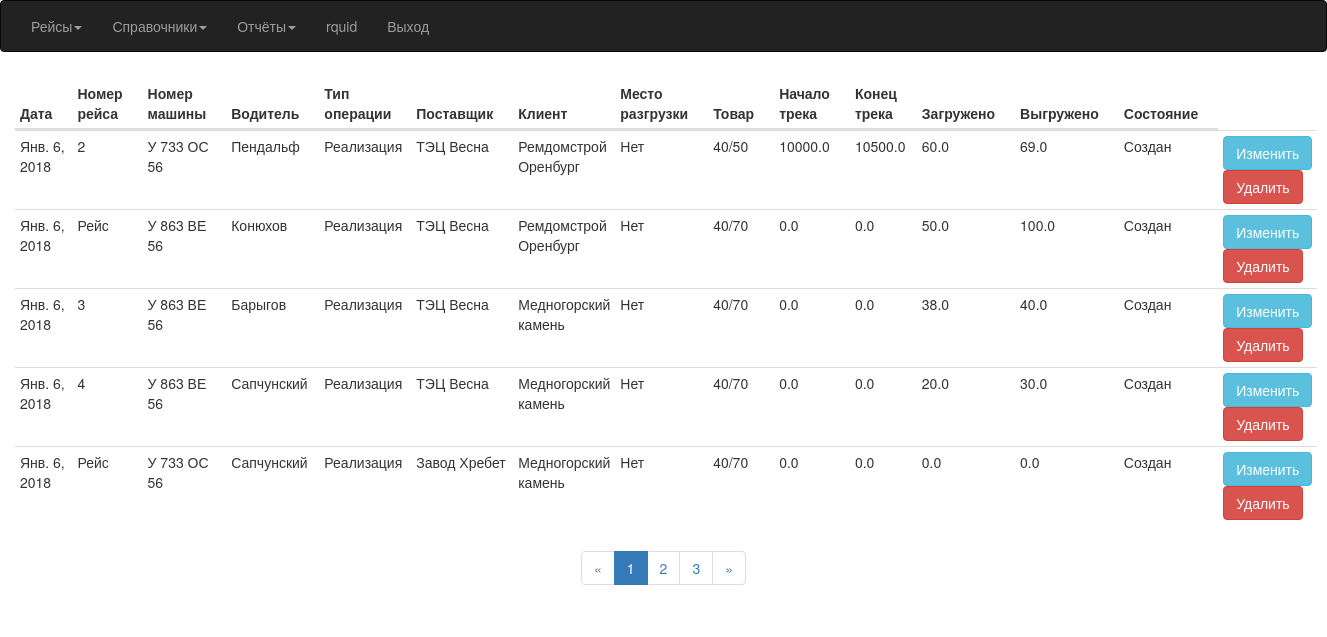
/RaceAll (signed in), run on the app's committed database.
### Avtoregion/models.py (models this page shows, shortened)
class Race(models.Model):
    CREATE = 'Создан'
    LOAD = 'Загружен'
    UNLOAD = 'Выгружен'
    FINISH = 'Закончен'
    END = 'Проведен'
    ACCIDENT = 'Авария'
    STATE = (
        (CREATE, 'Создан'),
        (LOAD, 'Зазгружен'),
        (UNLOAD, 'Выгружен'),
        (FINISH, 'Закончена'),
        (END, 'Проведена'),
        (ACCIDENT, 'Авария'),
    )
    TYPE = (
        ('Реализация', 'Реализация'),
        ('Услуга', 'Услуга')
    )
    id_race = models.AutoField(primary_key=True)
    name_race = models.CharField(max_length=5, default='Рейс')
    race_date = models.DateField(default=date.today)
    car = models.ForeignKey(Car)
    driver = models.ForeignKey(Driver)
    type_ship = models.CharField(default=TYPE[0], choices=TYPE, max_length=10)
    supplier = models.ForeignKey(Supplier)
    customer = models.ForeignKey(Customer)
    shipment = models.ForeignKey(Shipment, null=True, blank=True)
    product = models.ForeignKey(Product)
    mediator = models.ForeignKey(Mediator, null=True, blank=True)
    s_milage = models.FloatField(default=0)
    e_milage = models.FloatField(default=0)
    weight_load = models.FloatField(default=0)
    weight_unload = models.FloatField(default=0)
    comm = models.TextField(null=True, blank=True)
    state = models.CharField(default=STATE[0], choices=STATE, max_length=9)
    create_time = models.DateTimeField(auto_now=True)

class Car(models.Model):
    id_car = models.AutoField(primary_key=True)
    number = models.CharField(max_length=11, unique=True, verbose_name='Номер машины')
    pts = models.CharField(max_length=10, null=True, blank=True, verbose_name='ПТС')
    trailer = models.ForeignKey(Trailer, blank=True, null=True)
    mediator = models.ForeignKey(Mediator, blank=True, null=True)
    def __str__(self):
        return '%s' % self.number

class Driver(models.Model):
    id_driver = models.AutoField(primary_key=True)
    name = models.CharField(max_length=50, verbose_name='Водитель')
    def __str__(self):
        return '%s' % self.name

class Supplier(models.Model):
    id_supplier = models.AutoField(primary_key=True)
    name = models.CharField(max_length=256, verbose_name='Поставщик')
    inn = models.DecimalField(max_digits=12, decimal_places=0, unique=True, null=True, blank=True, verbose_name='ИНН')
    def __str__(self):
        return '%s' % self.name

class Customer(models.Model):
    id_customer = models.AutoField(primary_key=True)
    name = models.CharField(max_length=256,  verbose_name='Клиент')
    inn = models.DecimalField(max_digits=12, decimal_places=0, unique=True, null=True, blank=True, verbose_name='ИНН')
    def __str__(self):
        return '%s' % self.name

class Product(models.Model):
    id_product = models.AutoField(primary_key=True)
    name = models.CharField(max_length=10, verbose_name='Груз')
    def __str__(self):
        return '%s' % self.name

### Avtoregion/views.py (the view)
# urls.py: url(r'^RaceAll$', views.RaceAllList.as_view(), name='RaceAll'),
class RaceAllList(LoginRequiredMixin, ListView):
    model = Race
    template_name = 'race.html'
    context_object_name = 'qRace'
    paginate_by = 5
    queryset = Race.objects.order_by('id_race')

### templates/race.html (shortened to what this page needs)
{% extends "index.html" %}
{% load static %}
{% block content %}
<link rel="stylesheet" href="{% static "css/datatables.min.css" %}">
<div class="container-fluid">
 {% if qRace%}
	 <table id="race" class="table table-hover table-condensed table-responsive">
		 <thead>
       <th>Дата</th>
			 <th>Номер рейса</th>
			 <th>Номер машины</th>
			 <th>Водитель</th>
			 <th>Тип операции</th>
			 <th>Поставщик</th>
			 <th>Клиент</th>
			 <th>Место разгрузки</th>
			 <th>Товар</th>
			 <th>Начало трека</th>
			 <th>Конец трека</th>
			 <th>Загружено</th>
			 <th>Выгружено</th>
			 <th>Состояние</th>
		 </thead>
	 {% for q in qRace%}
         <tbody>
	    <tr>
         <td>
            {{ q.race_date }}
         </td>
		 <td>
			{{ q.name_race}}
		 </td>
		 <td>
			{{ q.car}}
		 </td>
			<td>
				{{ q.driver}}
			</td>
			<td>
				{{ q.type_ship}}
			</td>
		  <td>
			  {{ q.supplier}}
		  </td>
		  <td>
			  {{ q.customer}}
		  </td>
		  <td>
			  {{ q.shipment|default_if_none:"Нет"}}
		  </td>
		  <td>
			  {{ q.product}}
		  </td>
		  <td>
			  {{ q.s_milage}}
		  </td>
		  <td>
			  {{ q.e_milage}}
		  </td>
		  <td>
			  {{ q.weight_load}}
		  </td>
		  <td>
			  {{ q.weight_unload}}
		  </td>
		  <td>
			  {{ q.state}}
		  </td>
		 <td>
			<form action="{% url 'RaceUpdate' q.pk%}">
              <button class="btn btn-info">Изменить</button>
			</form>
			 <form action="{% url 'RaceDelete' q.pk%}">
			        <button class="btn btn-danger">Удалить</button>
		  </form>
	     </td>
	    </tr>
     </tbody>
	 {% endfor %}
	 </table>
 {% endif %}
{% if is_paginated %}
	<div class="text-center">
	<ul class="pagination">
            {% if page_obj.has_previous %}
	              <li><a href="?page={{ page_obj.previous_page_number }}">&laquo;</a></li>
	            {% else %}
	              <li class="disabled"><span>&laquo;</span></li>
            {% endif %}
						{% for i in paginator.page_range %}
							{% if page_obj.number == i %}
									<li class="active"><span>{{ i }} <span class="sr-only">(current)</span></span></li>
							{% else %}
									<li><a href="?page={{ i }}">{{ i }}</a></li>
							{% endif %}
						{% endfor %}
            {% if page_obj.has_next %}
	            <li><a href="?page={{ page_obj.next_page_number }}">&raquo;</a></li>
	            {% else %}
	              <li class="disabled"><span>&raquo;</span></li>
            {% endif %}
	</ul>
	</div>
{% endif %}
</div>
{% endblock %}

### templates/index.html (shortened to what this page needs)
{% load static %}
<!DOCTYPE html>
<html lang="ru">
<head>
	<link rel="stylesheet" href="{% static "css/bootstrap.min.css" %}">
</head>
{% if user.is_anonymous %}
    <body>
    {% block login %}
    {% endblock %}
    </body>
{% else %}
    <body>
    <nav class="navbar navbar-inverse">
	    <div class="container-fluid">
		    <ul class="nav navbar-nav">
			    <li class="dropdown">
				    <a class="dropdown-toggle" data-toggle="dropdown" href="{% url 'Race' %}">Рейсы<span class="caret"></span></a>
			    </li>
			    <li class="dropdown">
				    <a class="dropdown-toggle" href="index.html" data-toggle="dropdown">Справочники<span class="caret"></span></a>
			    </li>
			    <li class="dropdown">
				    <a class="dropdown-toggle" data-toggle="dropdown" href="index.html">Отчёты<span class="caret"></span></a>
			    </li>
			    <li class="navbar-text">{{ user }}</li>
			    <li><a class="navbar-link" href="{% url 'logout' %}">Выход</a></li>
		    </ul>
	    </div>
    </nav>
		{% block content %}
		{% endblock %}
    </body>
{% endif %}
</html>

### data on the page
Race: race_date "Янв. 6, 2018", name_race "2", car "У 733 ОС 56", driver "Пендальф", type_ship "Реализация", supplier "ТЭЦ Весна", customer "Ремдомстрой Оренбург", shipment "Нет", product "40/50", s_milage "10000.0", e_milage "10500.0", weight_load "60.0", weight_unload "69.0", state "Создан"
Race: race_date "Янв. 6, 2018", name_race "Рейс", car "У 863 ВЕ 56", driver "Конюхов", type_ship "Реализация", supplier "ТЭЦ Весна", customer "Ремдомстрой Оренбург", shipment "Нет", product "40/70", s_milage "0.0", e_milage "0.0", weight_load "50.0", weight_unload "100.0", state "Создан"
Race: race_date "Янв. 6, 2018", name_race "3", car "У 863 ВЕ 56", driver "Барыгов", type_ship "Реализация", supplier "ТЭЦ Весна", customer "Медногорский камень", shipment "Нет", product "40/70", s_milage "0.0", e_milage "0.0", weight_load "38.0", weight_unload "40.0", state "Создан"
Race: race_date "Янв. 6, 2018", name_race "4", car "У 863 ВЕ 56", driver "Сапчунский", type_ship "Реализация", supplier "ТЭЦ Весна", customer "Медногорский камень", shipment "Нет", product "40/70", s_milage "0.0", e_milage "0.0", weight_load "20.0", weight_unload "30.0", state "Создан"
Race: race_date "Янв. 6, 2018", name_race "Рейс", car "У 733 ОС 56", driver "Сапчунский", type_ship "Реализация", supplier "Завод Хребет", customer "Медногорский камень", shipment "Нет", product "40/70", s_milage "0.0", e_milage "0.0", weight_load "0.0", weight_unload "0.0", state "Создан"

### other printed values
{{ user }} "rquid"
{{ i }} "1"
{{ i }} "2" "3"
